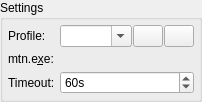
          <widget class="QGroupBox" name="gpbSettingsName">
           <property name="sizePolicy">
            <sizepolicy hsizetype="Preferred" vsizetype="Minimum">
             <horstretch>0</horstretch>
             <verstretch>0</verstretch>
            </sizepolicy>
           </property>
           <property name="styleSheet">
            <string notr="true"/>
           </property>
           <property name="title">
            <string>Settings</string>
           </property>
           <layout class="QGridLayout" name="gridLayout">
            <property name="leftMargin">
             <number>5</number>
            </property>
            <property name="topMargin">
             <number>5</number>
            </property>
            <property name="rightMargin">
             <number>5</number>
            </property>
            <property name="bottomMargin">
             <number>5</number>
            </property>
            <property name="spacing">
             <number>5</number>
            </property>
            <item row="3" column="0">
             <widget class="QLabel" name="lblMtnExe">
              <property name="text">
               <string>mtn.e&amp;xe:</string>
              </property>
              <property name="buddy">
               <cstring>eMtnSelector</cstring>
              </property>
             </widget>
            </item>
            <item row="0" column="1">
             <layout class="QHBoxLayout" name="horizontalLayout_11" stretch="1,0,0">
              <property name="spacing">
               <number>1</number>
              </property>
              <property name="leftMargin">
               <number>0</number>
              </property>
              <property name="topMargin">
               <number>0</number>
              </property>
              <item>
               <widget class="QComboBox" name="profilesComboBox">
                <property name="editable">
                 <bool>true</bool>
                </property>
                <property name="insertPolicy">
                 <enum>QComboBox::NoInsert</enum>
                </property>
                <property name="frame">
                 <bool>true</bool>
                </property>
               </widget>
              </item>
              <item>
               <widget class="QPushButton" name="btnAddProfile">
                <property name="minimumSize">
                 <size>
                  <width>30</width>
                  <height>0</height>
                 </size>
                </property>
                <property name="maximumSize">
                 <size>
                  <width>30</width>
                  <height>16777215</height>
                 </size>
                </property>
                <property name="toolTip">
                 <string>Insert New Profile</string>
                </property>
                <property name="text">
                 <string/>
                </property>
                <property name="icon">
                 <iconset resource="images.qrc">
                  <normaloff>:/icons/add.svg</normaloff>:/icons/add.svg</iconset>
                </property>
               </widget>
              </item>
              <item>
               <widget class="QPushButton" name="btnDelProfile">
                <property name="minimumSize">
                 <size>
                  <width>30</width>
                  <height>0</height>
                 </size>
                </property>
                <property name="maximumSize">
                 <size>
                  <width>30</width>
                  <height>16777215</height>
                 </size>
                </property>
                <property name="toolTip">
                 <string>Remove Current Profile</string>
                </property>
                <property name="text">
                 <string/>
                </property>
                <property name="icon">
                 <iconset resource="images.qrc">
                  <normaloff>:/icons/delete.svg</normaloff>:/icons/delete.svg</iconset>
                </property>
               </widget>
              </item>
             </layout>
            </item>
            <item row="0" column="0">
             <widget class="QLabel" name="lblProfile">
              <property name="sizePolicy">
               <sizepolicy hsizetype="Minimum" vsizetype="Preferred">
                <horstretch>0</horstretch>
                <verstretch>0</verstretch>
               </sizepolicy>
              </property>
              <property name="text">
               <string>Profile:</string>
              </property>
              <property name="buddy">
               <cstring>profilesComboBox</cstring>
              </property>
             </widget>
            </item>
            <item row="3" column="1">
             <widget class="FileSelector" name="eMtnSelector" native="true"/>
            </item>
            <item row="4" column="1">
             <widget class="QSpinBox" name="sbTimeout">
              <property name="toolTip">
               <string>Timeout for executing mtn.exe (0 to disable timeout)</string>
              </property>
              <property name="specialValueText">
               <string>off</string>
              </property>
              <property name="showGroupSeparator" stdset="0">
               <bool>true</bool>
              </property>
              <property name="suffix">
               <string>s</string>
              </property>
              <property name="maximum">
               <number>999999999</number>
              </property>
              <property name="value">
               <number>60</number>
              </property>
             </widget>
            </item>
            <item row="4" column="0">
             <widget class="QLabel" name="lblTimeout">
              <property name="text">
               <string>Timeout:</string>
              </property>
              <property name="buddy">
               <cstring>sbTimeout</cstring>
              </property>
             </widget>
            </item>
           </layout>
          </widget>
